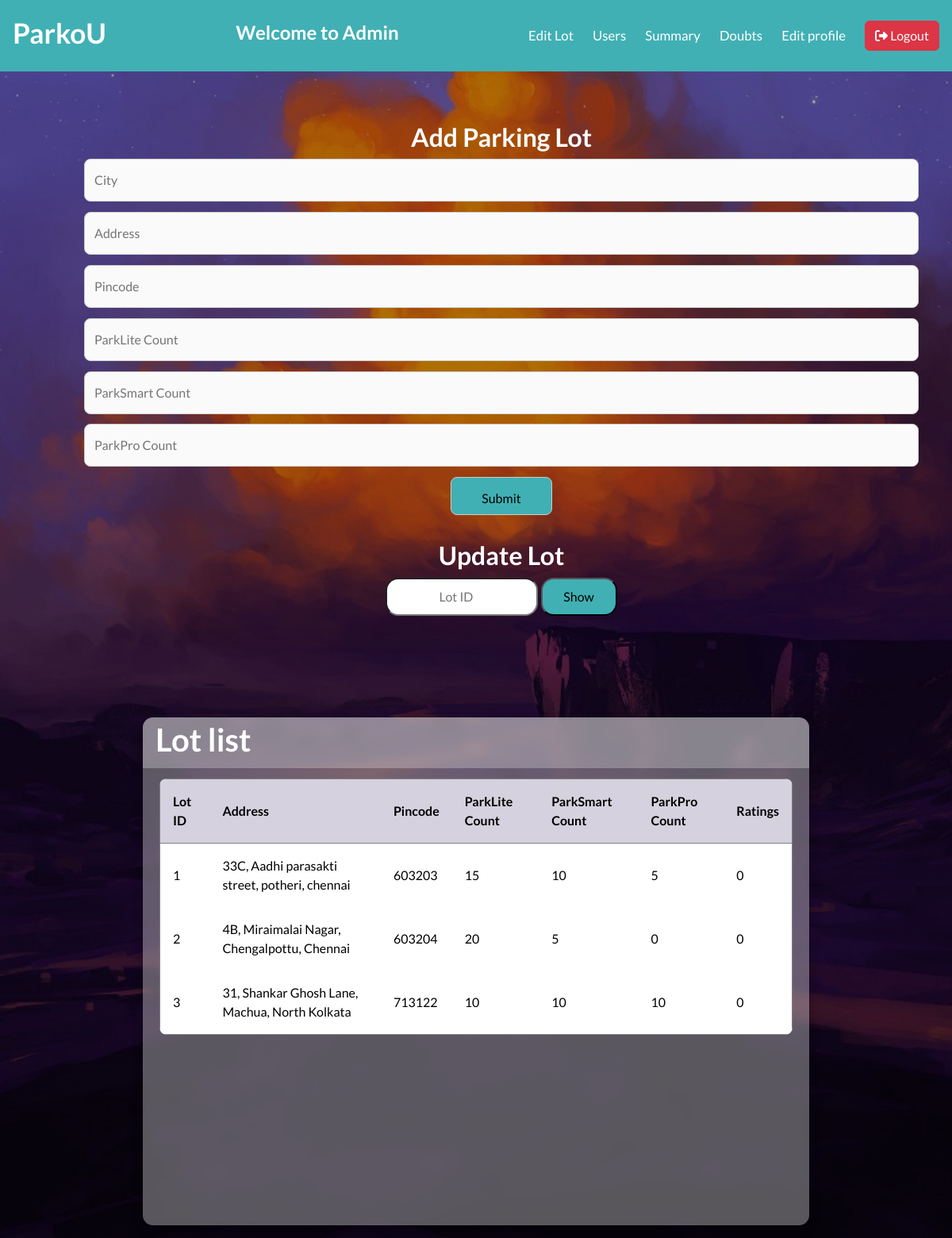
The app's page /dashboard/admin (signed in), older data.
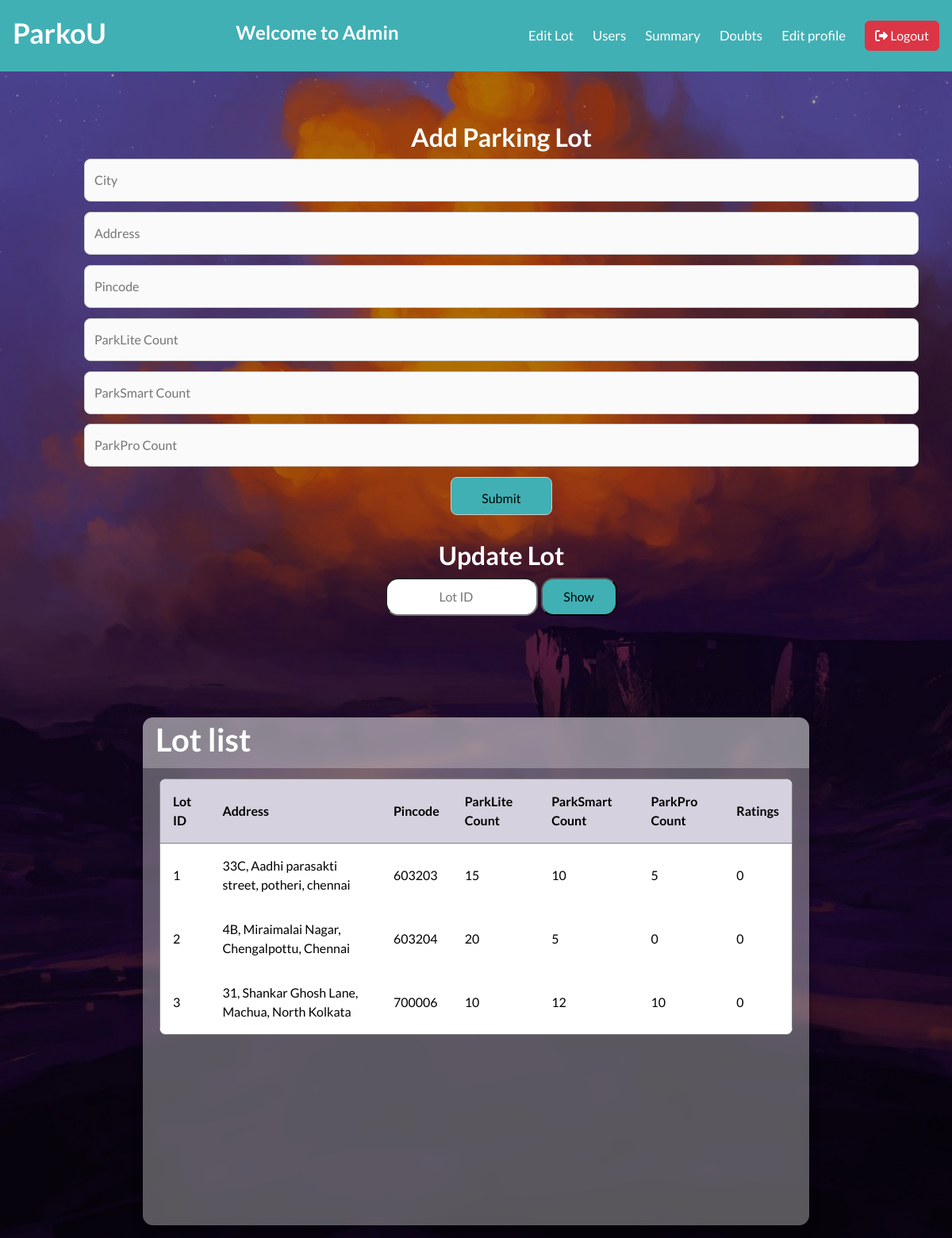
The same page, newer data.
### models/models.py (models this page shows)
class ParkingLot(db.Model):
    __tablename__ = "parkinglot"
    id = db.Column(db.Integer, primary_key = True)
    locationName = db.Column(db.String(128))
    address = db.Column(db.String(512), unique = True, nullable = False)
    pincode = db.Column(db.String(128), unique = True, nullable = False)
    parkLiteCount = db.Column(db.Integer)
    parkSmartCount = db.Column(db.Integer)
    parkProCount = db.Column(db.Integer)
    ratings = db.Column(db.Integer)
    parkingspot = db.relationship('ParkingSpot', cascade = "all, delete", passive_deletes = True, back_populates = 'parkinglot')

### controllers/routes.py (the view, shortened to what this page needs)
@app.route('/dashboard/admin', methods=['GET', 'POST'])
@admin_required
def admin_dashboard():
    if request.method == 'GET':
        if 'user_id' not in session:
            return redirect(url_for('login_page'))
        user = User.query.get(session['user_id'])
        lots = ParkingLot.query.all()
        return render_template(
            '/after_login_part/admin_side/admin_dashboard.html',
            user=user,
            lots=lots
        )

### controllers/routes.py (called while the page is built)
def admin_required(func):
    @wraps(func)
    def inner(*args,**kwargs):
        if "user_id" not in session:
            return redirect(url_for('login_page'))
        user=User.query.get(session['user_id'])
        if not user.is_admin:
            flash('You are not a authorized personel')
            return redirect(url_for('login_page'))
        return func(*args,**kwargs)
    return inner

### templates/after_login_part/admin_side/admin_dashboard.html (shortened to what this page needs)
{% extends "base.html" %}
{% block stylesheet %}
    <link rel="stylesheet" href="/static/css/after_login/admin_side/admin_dashboard.css">
{% endblock %}
{% block content %}
    <header class="header-content">
        <div class="brand">
            <h4>ParkoU</h4>
        </div>
        <div class="welcome-note">
            <h5>Welcome to Admin</h5>
        </div>
        <nav class="navbar">
            <div class="nav-links">
                <a href="{{ url_for('admin_dashboard') }}" class="nav-link">Edit Lot</a>
                <a href="{{ url_for('user_details') }}" class="nav-link">Users</a>
                <a href="{{ url_for('summary_page') }}" class="nav-link">Summary</a>
                <a href="{{ url_for('doubt_page') }}" class="nav-link">Doubts</a>
                <a href="{{ url_for('edit_admin_profile') }}" class="nav-link">Edit profile</a>
                <a class="nav-link" href="{{ url_for('logout') }}">
                    <button type="button" id="btn-logout" class="btn btn-danger">
                        <i class="fa-solid fa-right-from-bracket"></i>
                        Logout
                    </button>
                </a>
            </div>
        </nav>
    </header>
    <main>
        <div class="container">
            <div class="form-container">
                <div class="form">
                    <h2>Add Parking Lot</h2>
                    <form class="form-group" id="lot-form" method="POST" action="{{ url_for('admin_dashboard') }}">
                        <input type="text" id="locationName" name="locationName" placeholder="City" required>
                        <input type="text" id="address" name="address" placeholder="Address" required>
                        <input type="number" id="pincode" name="pincode" placeholder="Pincode" required>
                        <input type="number" id="parklitecount" name="parkLiteCount" placeholder="ParkLite Count">
                        <input type="number" id="parksmartcount" name="parkSmartCount" placeholder="ParkSmart Count">
                        <input type="number" id="parkprocount" name="parkProCount" placeholder="ParkPro Count">
                        <input id="lot-submit" type="submit" value="Submit">
                    </form>
                </div>
                <div class="form">
                    <h2>Update Lot</h2>
                    <form id="lot-update-form" method="POST" action="{{ url_for('admin_dashboard') }}">
                        <input type="number" id="lot-number" name="id" placeholder="Lot ID" required>
                        <input type="submit" id="update-submit" value="Show">
                    </form>
                </div>
            </div>
            <div class="lot-container">
            <div class="table" id="customers_table">
                <section class="table__header">
                    <h1>Lot list</h1>
                </section>
                <section class="table__body">
                    <table border="1">
                        <thead>
                            <tr>
                                <th> Lot ID </th>
                                <th> Address </th>
                                <th> Pincode </th>
                                <th> ParkLite Count </th>
                                <th> ParkSmart Count </th>
                                <th> ParkPro Count </th>
                                <th> Ratings </th>
                            </tr>
                        </thead>
                        <tbody>
                            {% if lots %}
                            {% for lot in lots %}
                                <tr>
                                    <td> {{ lot.id }} </td>
                                    <td> {{ lot.address }} </td>
                                    <td> {{ lot.pincode }} </td>
                                    <td> {{ lot.parkLiteCount }} </td>
                                    <td> {{ lot.parkSmartCount }} </td>
                                    <td> {{ lot.parkProCount }} </td>
                                    <td> {{ lot.ratings }} </td>
                                </tr>
                            {% endfor %}
                            {% else %}
                                <tr>
                                    <td colspan="7" style="text-align: center;">No Lot Found</td>
                                </tr>
                            {% endif %}
                        </tbody>
                    </table>
                </section>
            </div>
            </div>
        </div>
    </main>
{% endblock %}

### templates/base.html (shortened to what this page needs)
<!DOCTYPE html>
<html lang="en">
<head>
    <link rel="stylesheet" href="https://cdnjs.cloudflare.com/ajax/libs/font-awesome/6.7.2/css/all.min.css">
    <link href="https://cdn.jsdelivr.net/npm/bootstrap@5.3.3/dist/css/bootstrap.min.css" rel="stylesheet">
    {% block stylesheet %}
    {% endblock %}
</head>
<body>
    {% block content %}
    {% endblock %}
</body>
</html>

### static/css/after_login/admin_side/admin_dashboard.css (style rules this page uses)
:root { --primary-color: #6366f1; --accent-color: #3f83f8; --text-color: #333; --link-color: #fff; --background-color: #40b0b4; --light-grey: #f0f0f0; --grey: #808080; --dark-grey: #555; }
* { margin: 0; padding: 0; box-sizing: border-box; font-family: "Lato", sans-serif; text-decoration: none; }
body { height: fit-content; text-align: center; background: url("/static/images/html_table.jpg") center / cover no-repeat; }
body::after { content: ""; position: fixed; top: 0; left: 0; width: 100%; height: 100%; background: rgba(0,0,0,0.3); z-index: -1; }
.header-content { background-color: var(--background-color); display: flex; justify-content: space-between; align-items: center; padding: 1rem; position: relative; min-height: 90px; width: 100vw; }
.welcome-note h5 { display: block; font-size: 1.5rem; font-weight: 600; color: var(--link-color); }
.brand h4 { font-size: 2.2rem; font-weight: 600; color: var(--link-color); }
.navbar { display: flex; align-items: center; gap: 1.5rem; position: relative; }
.nav-links { display: flex; align-items: center; gap: 1.5rem; }
.nav-link { color: var(--link-color); font-size: 1.05rem; font-weight: 500; }
.container { display: flex; justify-content: space-around; align-items: center; flex-wrap: wrap; gap: 2rem; margin: 0 auto; }
.form-container { flex: 1 1 25%; max-width: 400px; margin: 2rem; padding: 2rem; }
#lot-number { height: 3rem; width: 12rem; border-radius: 1rem; }
#update-submit { height: 3rem; width: 6rem; border-radius: 1rem; background-color: #40b0b4; color: #000; }
.lot-container { flex: 1 1 60%; min-width: 300px; display: flex; justify-content: space-evenly; align-items: center; }
@media (max-width: 1200px) { .container { flex-direction: column; align-items: stretch; } }
@media (max-width: 1200px) { .form-container, .lot-container { width: 100%; max-width: 100vw; } }
@media (max-width: 1200px) { .table { width: 100vw; height: auto; } }
.form-container h2 { color: #fff; font-weight: 600; }
#lot-update-form input { text-align: center; }
.form-group { position: relative; margin-bottom: 2rem; display: flex; flex-direction: column; flex-wrap: wrap; justify-content: center; align-items: center; gap: 0.8rem; }
.form-group input { width: 100%; padding: 14px 12px; border: 1px solid #ccc; border-radius: 8px; background-color: #fafafa; font-size: 1rem; }
#lot-submit { height: 3rem; width: 8rem; background-color: #40b0b4; }
.table { width: 70vw; height: 80vh; background-color: #fff5; margin-top: 2rem; backdrop-filter: blur(7px); box-shadow: 0 .4rem .8rem #0005; border-radius: .8rem; overflow: hidden; }
.table__header { width: 100%; height: 10%; background-color: #fff4; padding: .8rem 1rem; display: flex; justify-content: space-between; align-items: center; }
.table__header h1 { color: #fff; font-weight: 600; }
.table__body { width: 95%; max-height: calc(89% - 1.6rem); background-color: #fffb; margin: .8rem auto; border-radius: .6rem; overflow: auto; overflow: overlay; }
table { width: 100%; }
table, th, td { border-collapse: collapse; padding: 1rem; text-align: left; }
thead th { position: sticky; top: 0; left: 0; background-color: #d5d1defe; cursor: pointer; text-transform: capitalize; }

Row changes from the older to the newer data that the page shows:
changed ParkingLot "31, Shankar Ghosh Lane, Machua, North Kolkata": pincode "713122" → "700006"; parkSmartCount "10" → "12"
